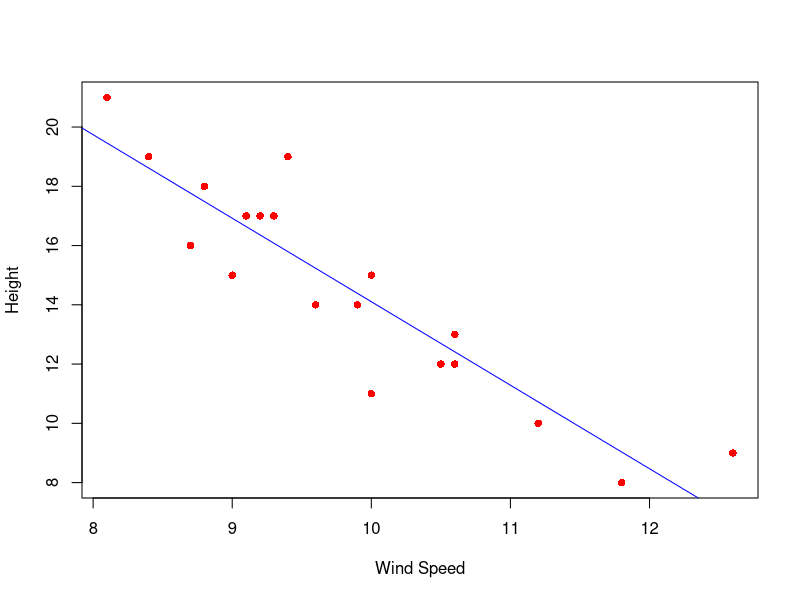
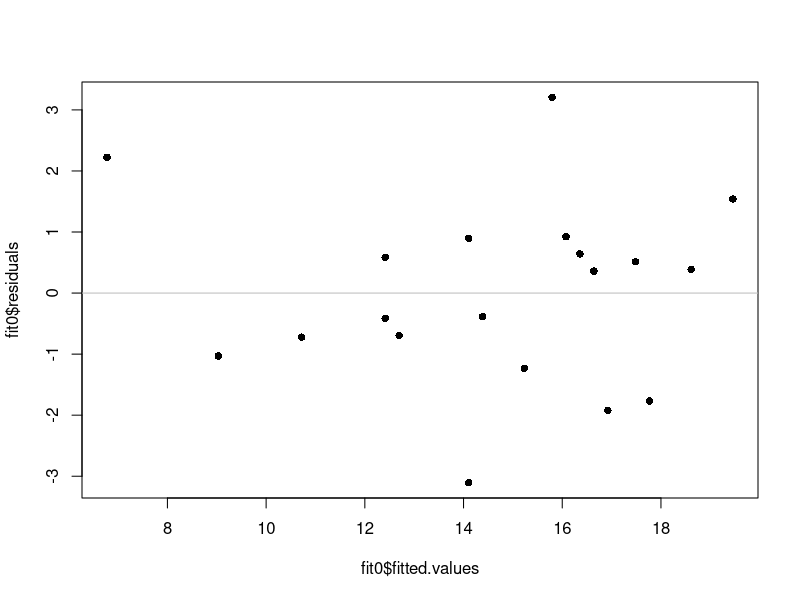
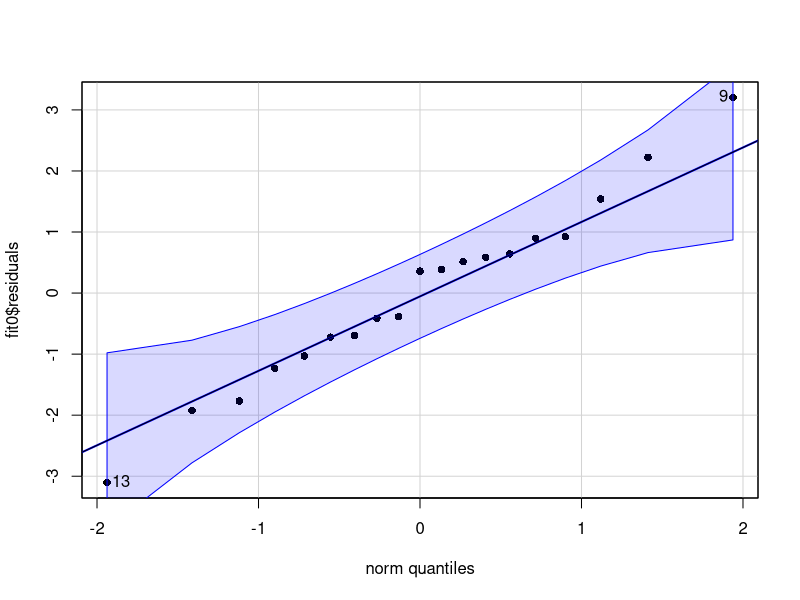
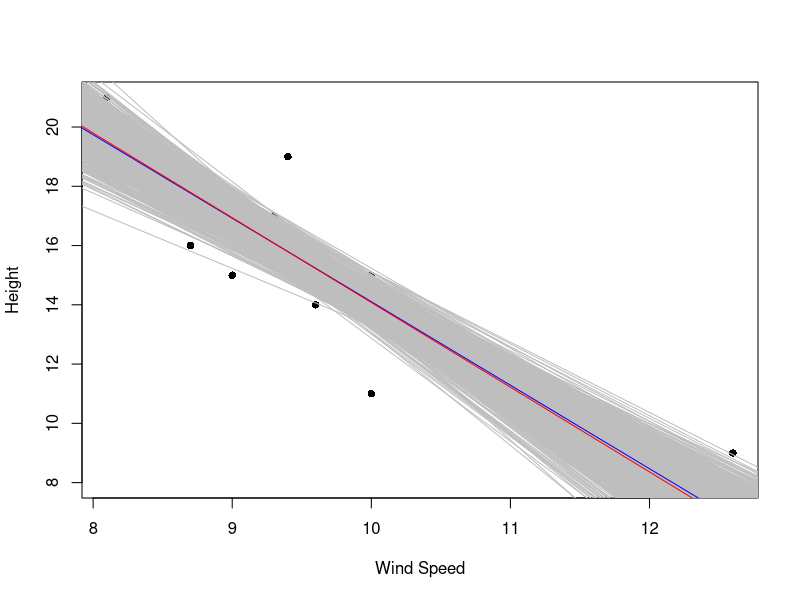
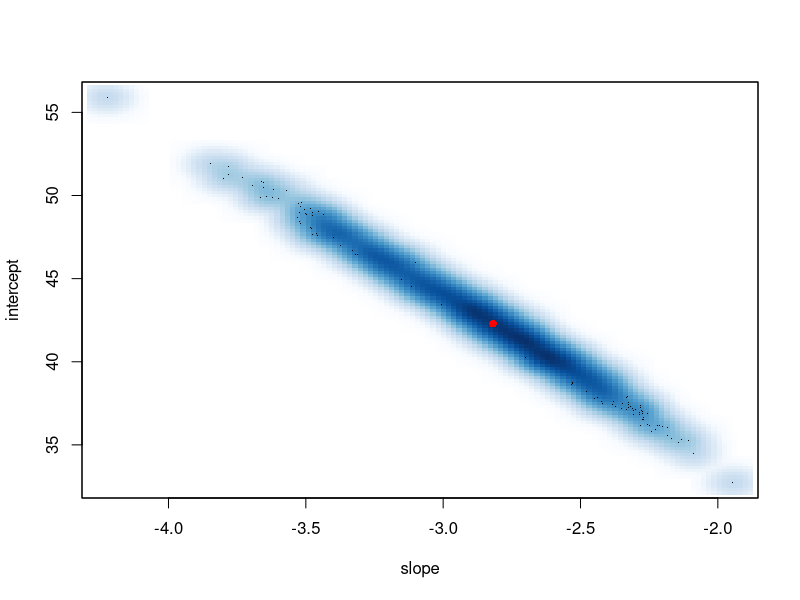
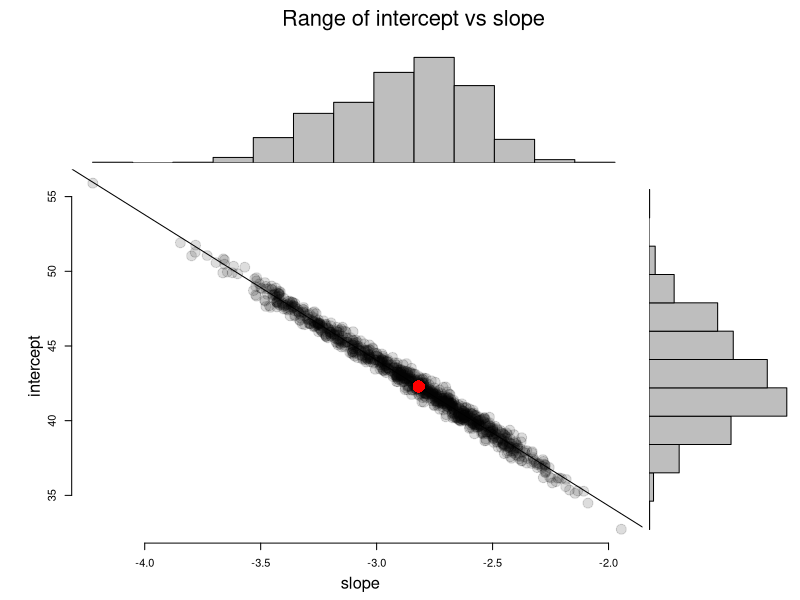

The R source for these figures, in order:
#dataistanbul talk - April 5th, 2017
#HS Olmez (c) 2017
#
# Using bootstrapping to get a sense of variability in the coefficients (intercept and slope)
# of linear regression analysis. We'll compute the confidence intervals on both regression coeff's. 
#
windsp <- c(8.1, 8.4, 8.7, 8.8, 9, 9.1, 9.2, 9.3, 9.4, 9.6, 9.9, 10, 10, 10.5, 10.6, 10.6, 11.2, 11.8, 12.6)
height <- c(21, 19, 16, 18, 15, 17, 17, 17, 19, 14, 14, 15, 11, 12, 12, 13, 10, 8, 9)
HWdata <- as.data.frame(cbind(height,windsp)) #needed for the boot pckg
fit0 <- lm(height ~ windsp, data=HWdata)
print(summary(fit0))
plot(windsp,height, xlab="Wind Speed", ylab="Height", pch=16, col="red")
abline(fit0, col="blue")
plot(fit0$fitted.values,fit0$residuals,pch=16) #check for homoscedasticity
abline(h=0, col='grey') 
car::qqPlot(fit0$residuals,pch=16) #test for normality
qqline(fit0$residuals) 
#
set.seed(4)
#
n <- length(height) ; Nreps <- 1000
b0 <- NULL ; b1 <- NULL
plot(windsp,height, xlab="Wind Speed", ylab="Height", pch=16, col="black")
for (iter in 1:Nreps) {
  databs <- HWdata[sample(1:n, size=n, replace=T),]
  fitbs <- lm(height ~ windsp, data=databs)
  b0 <- append(b0,fitbs$coefficients[[1]])  #intercept
  b1 <- append(b1,fitbs$coefficients[[2]])  #slope 
  abline(fitbs, col="gray")
}
abline(fit0, col="blue")
#
cat("Bootstrapped intercept & std. error: ", mean(b0), sd(b0), '\n')
cat("CI for the intercept               : ", quantile(b0, c(0.025,0.975)), '\n')
cat("Bootstrapped slope & std. error    : ", mean(b1), sd(b1), '\n')
cat("CI for the slope                   : ", quantile(b1, c(0.025,0.975)))
abline(mean(b0),mean(b1), col="red")
#
# Run with the boot package
library(boot)
index <- n
boot.fn <- function(data, index) return(coef(lm(height~windsp, data=HWdata, subset=index)))
cat('\n\n')
print(summary(boot(HWdata, boot.fn, R=Nreps)))
#
#
smoothScatter(b1,b0, xlab="slope", ylab="intercept")
points(x=fit0$coefficients[[2]], y=fit0$coefficients[[1]], pch=16, col="red")

scatterhist <- function(x, y, xlab = "", ylab = "", plottitle="", 
                        xsize=1, cleanup=TRUE,...){
  # save the old graphics settings-- they may be needed
  def.par <- par(no.readonly = TRUE)
  zones <- matrix(c(1,1,1, 0,5,0, 2,6,4, 0,3,0), ncol = 3, byrow = TRUE)
  layout(zones, widths=c(0.3,4,1), heights = c(1,3,10,.75))
  # tuning to plot histograms nicely
  xhist <- hist(x, plot = FALSE)
  yhist <- hist(y, plot = FALSE)
  top <- max(c(xhist$counts, yhist$counts))
  # for all three titles: 
  # drop the axis titles and omit boxes, set up margins
  par(xaxt="n", yaxt="n",bty="n",  mar = c(.3,2,.3,0) +.05)
  # fig 1 from the layout
  plot(x=1,y=1,type="n",ylim=c(-1,1), xlim=c(-1,1))
  text(0,0,paste(plottitle), cex=2)
  # fig 2
  plot(x=1,y=1,type="n",ylim=c(-1,1), xlim=c(-1,1))
  text(0,0,paste(ylab), cex=1.5, srt=90)
  # fig 3
  plot(x=1,y=1,type="n",ylim=c(-1,1), xlim=c(-1,1))
  text(0,0,paste(xlab), cex=1.5)
  # fig 4, the first histogram, needs different margins
  # no margin on the left
  par(mar = c(2,0,1,1))
  barplot(yhist$counts, axes = FALSE, xlim = c(0, top),
          space = 0, horiz = TRUE)
  # fig 5, other histogram needs no margin on the bottom
  par(mar = c(0,2,1,1))
  barplot(xhist$counts, axes = FALSE, ylim = c(0, top), space = 0)
  # fig 6, finally, the scatterplot-- needs regular axes, different margins
  par(mar = c(2,2,.5,.5), xaxt="s", yaxt="s", bty="n")
  # this color allows traparency & overplotting-- useful if a lot of points
  plot(x, y , pch=19, col="#00000022", cex=xsize, ...)
  # reset the graphics, if desired 
  if(cleanup) {par(def.par)}
}

scatterhist(b1, b0, xlab="slope", ylab="intercept",   
            "Range of intercept vs slope", xsize =2, cleanup=FALSE)
abline(lm(b0~b1))
#lines(lowess(b1,b0))
points(x=fit0$coefficients[[2]], y=fit0$coefficients[[1]], pch=16, cex=2.5, col="red")
